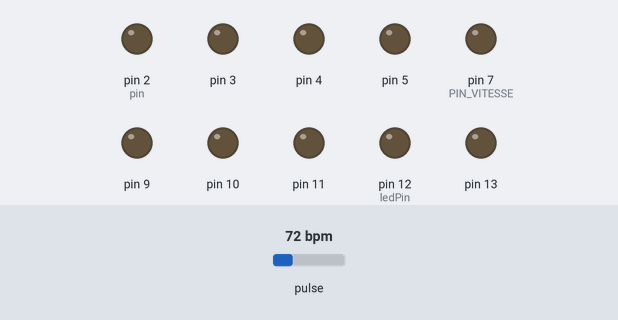
Simulated run of this sketch. Board: Arduino Uno, built with avr-gcc and run on an emulated ATmega328P. On the bench: output pins drawn as LEDs (lit = HIGH). Inputs (shaded band) come from the test bench; at power-on: pulse 72 bpm. What the sketch prints to the serial monitor is not drawn.

Above: at 0.5 s.
At 7.1 s:
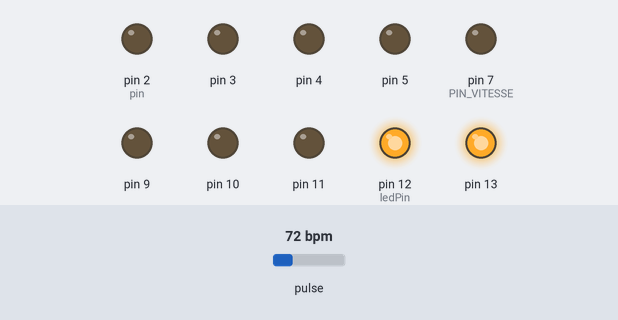
At 13.35 s:
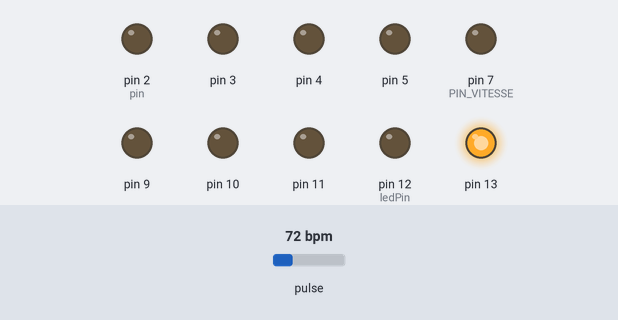
Timing chart, 0 to 17.3 s (numbered marks = the images above):
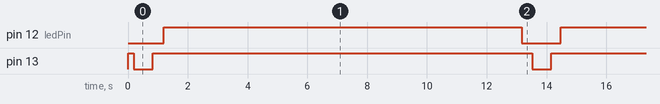

The sketch:

barduino.ino
```cpp
#include <PulseSensorPlayground.h>

//----- INITIALISATION DES VARIABLES -----

#define USE_ARDUINO_INTERRUPTS true    // Configure des interrupts de bas niveau pour plus de précision lors du calcul de BPM
const int PulseWire = 0;
const int LED13 = 13;
int Threshold = 550;           // Sensibilité de détection d'un battement. Défaut = 550
int BPM_final;

#define PIN_VITESSE 7
short etat = 0;
const String etatString[3] = {"ATTENTE", "LECTURE DE BPM ET CALCUL DES DOSES", "DISTRIBUTION"};
bool changementEtat = false;

#define TEMPS_LECTURE 1000
unsigned long tempsDepart = 0;
int totalTemps;

PulseSensorPlayground pulseSensor;

struct Moteur {
  String nom;
  int BPMmin, BPMmax, pin, ledPin, temps, tempsMin, tempsMax;
  bool working;
};
Moteur m1 = { .nom = "Rhum blanc", .BPMmin = 50, .BPMmax = 100, .pin = 2, .ledPin = 12, .temps = 0, .tempsMin = 20, .tempsMax = 0, .working = false};
Moteur m2 = { .nom = "Limonade", .BPMmin = 75, .BPMmax = 125, .pin = 3, .ledPin = 11, .temps = 0, .tempsMin = 0, .tempsMax = 50, .working = false};
Moteur m3 = { .nom = "Rhum brun", .BPMmin = 100, .BPMmax = 150, .pin = 4, .ledPin = 10, .temps = 0, .tempsMin = 20, .tempsMax = 0, .working = false};
Moteur m4 = { .nom = "Soda", .BPMmin = 125, .BPMmax = 175, .pin = 5, .ledPin = 9, .temps = 0, .tempsMin = 0, .tempsMax = 50, .working = false};
#define NB_MOTEURS 4
struct Moteur arrayMoteurs[NB_MOTEURS] = {m1, m2, m3, m4};


//----- SETUP -----

void setup() {
  pinMode(m1.pin , OUTPUT);
  pinMode(m2.pin , OUTPUT);
  pinMode(m3.pin , OUTPUT);
  pinMode(m4.pin , OUTPUT);
  pinMode(PIN_VITESSE, OUTPUT);
  pinMode(m1.ledPin, OUTPUT);
  pinMode(m2.ledPin, OUTPUT);
  pinMode(m3.ledPin, OUTPUT);
  pinMode(m4.ledPin, OUTPUT);

  // Initialisation du capteur cardiaque
  pulseSensor.analogInput(PulseWire);
  pulseSensor.blinkOnPulse(LED13);       //auto-magically blink Arduino's LED with heartbeat.
  pulseSensor.setThreshold(Threshold);
  // Double-check the "pulseSensor" object was created and "began" seeing a signal.
  if (pulseSensor.begin()) {
    Serial.println("Capteur de battement initialisé");
  }

  Serial.begin(9600);
}

//----- PROGRAMME PRINCIPAL -----

void loop() {

  affichageEtat();

  switch (etat) {
    case 0:
      if (pulseSensor.getBeatsPerMinute()) {
        etat = 1;
        changementEtat = true;
        tempsDepart = millis();
      };
      break;
    case 1:
      checkPulse();
      if (millis() - tempsDepart >= TEMPS_LECTURE) {
        lectureEtCalcul(checkPulse()); // Lecture unique. Retourne le nombre de BPM
        etat = 2;
        changementEtat = true;
        tempsDepart = millis();
      }
      break;
    case 2:
      if (distribution()) {
        etat = 0;
        changementEtat = true;
        reinitialisation();
      }
      break;
    default:
      Serial.println("Erreur switch etat");
      break;
  }
}

void affichageEtat() {
  if (changementEtat) {
    changementEtat = false;
    Serial.println(etatString[etat] + "...");
  }
}

int checkPulse() {
  int myBPM = pulseSensor.getBeatsPerMinute();
  if (pulseSensor.sawStartOfBeat()) {
    Serial.print("BPM actuel : ");
    Serial.println(myBPM);
    return myBPM;
  }
}

void lectureEtCalcul(int myBPM) {
  BPM_final = myBPM;
  Serial.print("Terminé! Votre poul est de ");
  Serial.print(BPM_final);
  Serial.println(" battements par minute ♥");
  calculTemps();
}

void calculTemps() {
  for (int i = 0; i < NB_MOTEURS; i++) {
    struct Moteur mTemp = arrayMoteurs[i];
    int temps;
    if (BPM_final >= mTemp.BPMmin && BPM_final <= mTemp.BPMmax) {
      temps = map(BPM_final, mTemp.BPMmin, mTemp.BPMmax, mTemp.tempsMin, mTemp.tempsMax); // Convertit le nombre de BPM en secondes d'opération pour le moteur
    } else {
      temps = 0;
    }
    arrayMoteurs[i].temps = temps * 1000; // *1000 car on veut le temps en millisecondes
    totalTemps += temps;
    Serial.print("Le ");
    Serial.print(mTemp.nom);
    Serial.print(" coulera pendant : ");
    Serial.print(temps);
    Serial.println(" seconde(s)");
  }
}

bool distribution() {
  bool distribution_done = false;
  short nbMoteursTermines = 0;
  for (int i = 0; i < NB_MOTEURS; i++) {
    struct Moteur mTemp = arrayMoteurs[i];
    if (millis() - tempsDepart < mTemp.temps) {
      digitalWrite(mTemp.ledPin, HIGH);
      mTemp.working = true;
    } else {
      digitalWrite(mTemp.ledPin, LOW);
      mTemp.working = false;
      nbMoteursTermines++;
    }
  }
  if (nbMoteursTermines == NB_MOTEURS) {
    distribution_done = true;
    Serial.println("La concentration de votre liquide est de ");
    for (int i = 0; i < NB_MOTEURS; i++) {
      struct Moteur mTemp = arrayMoteurs[i];
      Serial.print(mTemp.nom + ": ");
      Serial.print((float)(mTemp.temps / totalTemps));
      Serial.print("%   |   ");
    }
    Serial.println("\n Bonne dégustation! :)");
  }
  return distribution_done;
}

void reinitialisation() {
  totalTemps = 0;
  for (int i = 0; i < NB_MOTEURS; i++) {
    struct Moteur mTemp = arrayMoteurs[i];
    mTemp.temps = 0;
  }
}
```

Measured:
- by itself, pin 12 (ledPin): alternates HIGH for 12.0 s and LOW for 1.3 s
- by itself, pin 13: repeats every 13.3 s: LOW 0.63 s, HIGH 12.7 s
- by itself, everything shown: repeats every 13.3 s, in 4 steps
